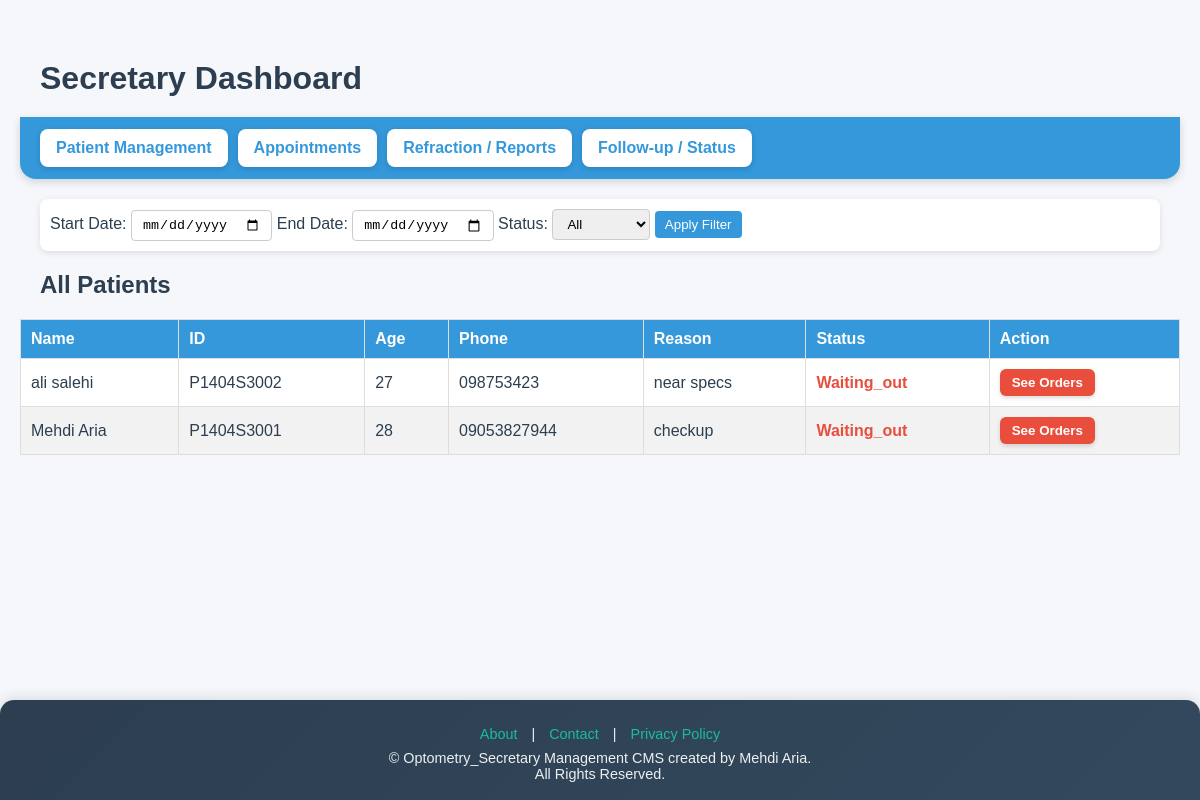
Page /secretary/dashboard/ (signed in) on the earlier database version.
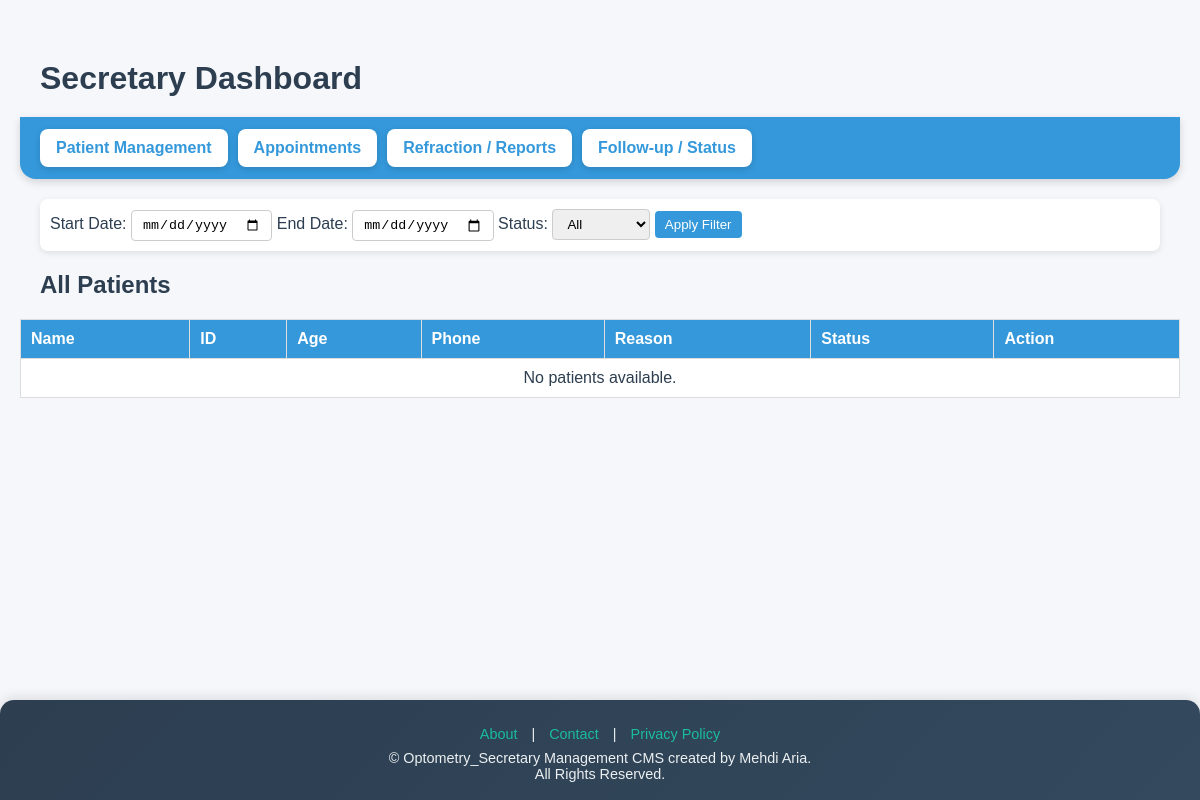
Same page on the later database version.
### secretary/models.py (models this page shows, shortened)
class Patient(models.Model):
    STATUS_CHOICES = [
        ("waiting", "Waiting (Secretary list)"),
        ("accepted", "Accepted (Doctor list)"),
        ("done", "Done (Removed from both lists)"),
    ]
    patient_id = models.CharField(max_length=20, unique=True, editable=False)
    name = models.CharField(max_length=100)
    phone = models.CharField(max_length=15, blank=True, null=True)
    dob = models.CharField(max_length=10, null=True, blank=True)  # ✅ Jalali DOB stored as string (YYYY/MM/DD)
    age = models.PositiveIntegerField()
    gender = models.CharField(max_length=1, choices=[('M', 'Male'), ('F', 'Female')])
    melli_code = models.CharField(max_length=10, unique=True, blank=True, null=True)
    email=models.CharField(max_length=100, blank=True, null=True)
    reason = models.TextField()
    status = models.CharField(max_length=20, choices=STATUS_CHOICES, default='waiting')
    updated_date = models.DateTimeField(auto_now=True)
    created_at = models.DateTimeField(default=timezone.now)

### secretary/views.py (the view)
# urls.py: path("dashboard/", views.dashboard_view, name="dashboard"),
@login_required
@user_passes_test(is_secretary_doctor_admin)
def dashboard(request):
    start_date = request.GET.get('start_date')
    end_date = request.GET.get('end_date')
    status = request.GET.get('status')
    today_str = date.today().isoformat()
    if not start_date:
        start_date = today_str
    if not end_date:
        end_date = today_str
    print(today_str)
    patients = Patient.objects.all().order_by('-id')
    patients = patients.filter(updated_date__date__gte=start_date)
    patients = patients.filter(updated_date__date__lte=end_date)
    if status and status != "all":
        patients = patients.filter(status=status)
    context = {
        "patients": patients,
        "start_date": start_date,
        "end_date": end_date,
        "status": status or "all",
    }
    return render(request, "secretary/dashboard.html", context)

### core/context_processors.py (called while the page is built)
def site_settings(request):
    settings = SiteSetting.objects.first()
    return {"site_settings": settings}

### secretary/views.py (called while the page is built)
def is_secretary_doctor_admin(user):
    return (
        user.is_superuser
        or user.groups.filter(name__in=["secretary", "doctor"]).exists()
    )

### secretary/templates/secretary/dashboard.html (shortened to what this page needs)
{% extends "base.html" %}
{% block content %}
<h1>Secretary Dashboard</h1>
{% include "secretary/register_patient_modal.html" %}
<div class="menu-bar">
    <div class="menu-item">Patient Management
    </div>
    <div class="menu-item">Appointments
    </div>
    <div class="menu-item">Refraction / Reports
    </div>
    <div class="menu-item">Follow-up / Status
    </div>
</div>
<div class="filter">
    <form id="filter-form" method="GET">
        <label>Start Date:</label>
        <input type="date" name="start_date" value="{{ request.GET.start_date }}">
        <label>End Date:</label>
        <input type="date" name="end_date" value="{{ request.GET.end_date }}">
        <label>Status:</label>
        <select name="status">
            <option value="">All</option>
        </select>
        <button type="submit">Apply Filter</button>
    </form>
</div>
<h2 style="margin-left:20px;">All Patients</h2>
<div id="patients-table">
    {% include "secretary/patients_table.html" %}
</div>
{% endblock %}

### secretary/templates/secretary/patients_table.html (shortened to what this page needs)
<table>
    <thead>
        <tr>
            <th>Name</th>
            <th>ID</th>
            <th>Age</th>
            <th>Phone</th>
            <th>Reason</th>
            <th>Status</th>
            <th>Action</th>
        </tr>
    </thead>
    <tbody>
        {% for patient in patients %}
        <tr id="patient-{{ patient.id }}">
            <td>{{ patient.name }}</td>
            <td>{{ patient.patient_id }}</td>
            <td>{{ patient.age }}</td>
            <td>{{ patient.phone }}</td>
            <td>{{ patient.reason }}</td>
            <td class="
                {% if patient.status == 'waiting' %}status-waiting{% elif patient.status == 'waiting_out' %}status-waiting_out{% elif patient.status == 'accepted' %}status-accepted{% elif patient.status == 'done' %}status-done{% endif %}
            ">{{ patient.status|capfirst }}</td>
            <td>
                {% if patient.status == "waiting_out" %}
                    <button type="submit" class="get-so-button " onclick="openOrdersModal('{{ patient.patient_id }}')">See Orders</button>
                {% endif %}
            </td>
        </tr>
        {% empty %}
        <tr>
            <td colspan="7" style="text-align:center;">No patients available.</td>
        </tr>
        {% endfor %}
    </tbody>
</table>

Differences in the rows shown:
removed Patient: name "ali salehi", patient_id "P1404S3002", age "27", phone "098753423", reason "near specs", status "Waiting_out"
removed Patient: name "Mehdi Aria", patient_id "P1404S3001", age "28", phone "09053827944", reason "checkup", status "Waiting_out"
Other differences:
text now shown: "No patients available."
